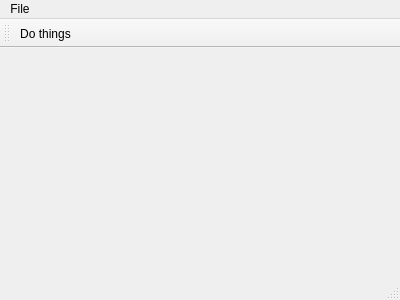
<?xml version="1.0" encoding="UTF-8"?>
<ui version="4.0">
 <class>MainWindow</class>
 <widget class="QMainWindow" name="MainWindow">
  <property name="geometry">
   <rect>
    <x>0</x>
    <y>0</y>
    <width>400</width>
    <height>300</height>
   </rect>
  </property>
  <property name="windowTitle">
   <string>MainWindow</string>
  </property>
  <widget class="QWidget" name="centralWidget"/>
  <widget class="QMenuBar" name="menuBar">
   <property name="geometry">
    <rect>
     <x>0</x>
     <y>0</y>
     <width>400</width>
     <height>20</height>
    </rect>
   </property>
   <widget class="QMenu" name="menuFile">
    <property name="title">
     <string>File</string>
    </property>
    <addaction name="actionDo_things"/>
   </widget>
   <addaction name="menuFile"/>
  </widget>
  <widget class="QToolBar" name="mainToolBar">
   <attribute name="toolBarArea">
    <enum>TopToolBarArea</enum>
   </attribute>
   <attribute name="toolBarBreak">
    <bool>false</bool>
   </attribute>
   <addaction name="actionDo_things"/>
  </widget>
  <widget class="QStatusBar" name="statusBar"/>
  <action name="actionDo_things">
   <property name="text">
    <string>Do things</string>
   </property>
  </action>
 </widget>
 <layoutdefault spacing="6" margin="11"/>
 <resources/>
 <connections/>
</ui>
